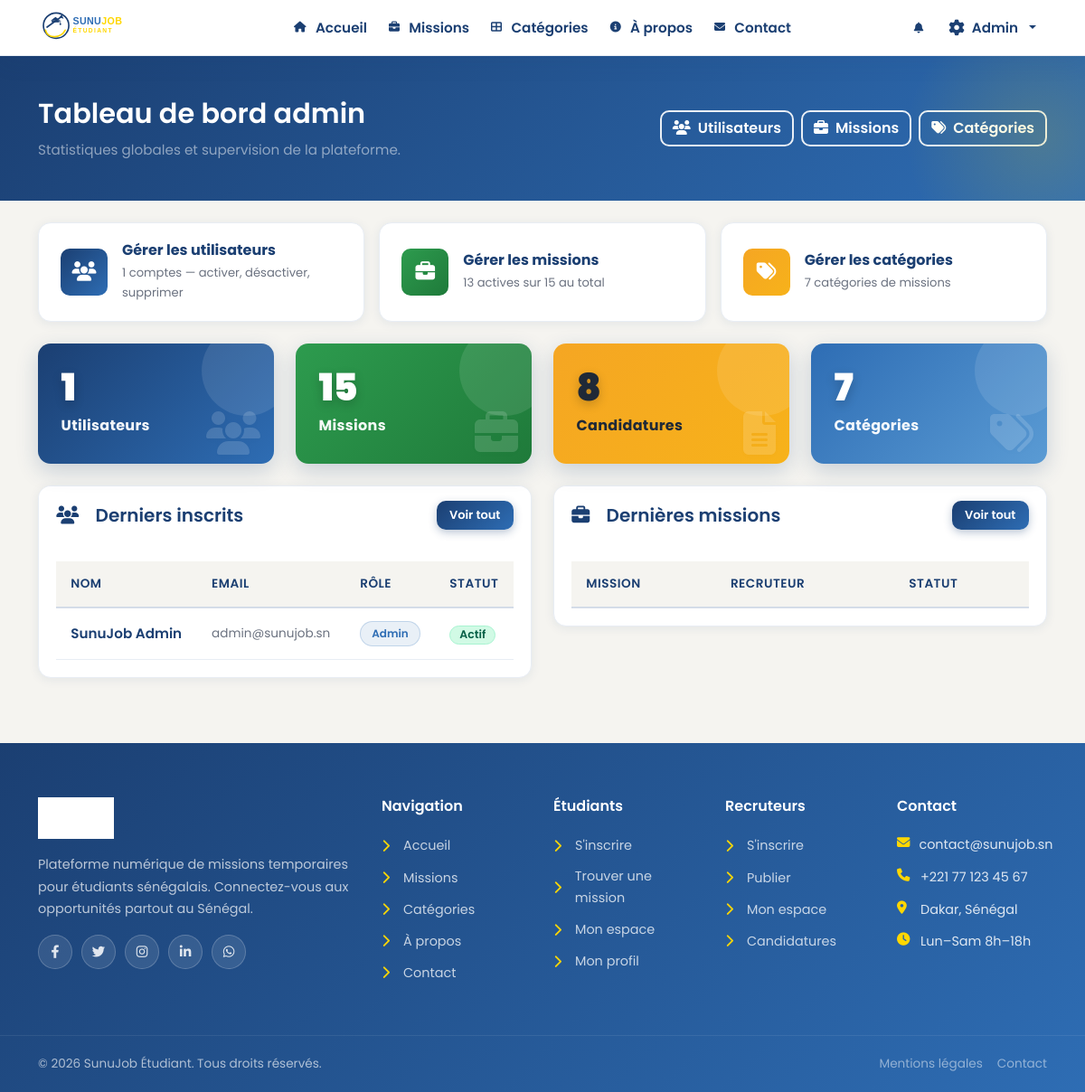
The page /pages/admin/dashboard.php (signed in) on the database its author committed.
### tables this page shows
CREATE TABLE utilisateurs (
    id INT AUTO_INCREMENT PRIMARY KEY,
    nom VARCHAR(100) NOT NULL,
    prenom VARCHAR(100) NOT NULL,
    email VARCHAR(150) NOT NULL UNIQUE,
    mot_de_passe VARCHAR(255) NOT NULL,
    telephone VARCHAR(20),
    role ENUM('etudiant', 'recruteur', 'admin') NOT NULL,
    photo VARCHAR(255),
    localisation VARCHAR(100),
    last_login DATETIME,
    email_verified TINYINT(1) DEFAULT 0,
    token_reset VARCHAR(255),
    statut ENUM('actif', 'inactif') DEFAULT 'actif',
    created_at TIMESTAMP DEFAULT CURRENT_TIMESTAMP,
    updated_at TIMESTAMP DEFAULT CURRENT_TIMESTAMP ON UPDATE CURRENT_TIMESTAMP
);

### pages/admin/dashboard.php (the view, shortened to what this page needs)
<?php
require_once $_SERVER['DOCUMENT_ROOT'] . '/includes/db.php';
$stats = [
    'total_users' => 0,
    'total_etudiants' => 0,
    'total_recruteurs' => 0,
    'total_missions' => 0,
    'missions_actives' => 0,
    'total_candidatures' => 0,
    'total_categories' => 0,
];
$result = $conn->query("SELECT COUNT(*) as total FROM utilisateurs");
$stats['total_users'] = $result ? (int)$result->fetch_assoc()['total'] : 0;
$result = $conn->query("SELECT COUNT(*) as total FROM utilisateurs WHERE role = 'etudiant'");
$stats['total_etudiants'] = $result ? (int)$result->fetch_assoc()['total'] : 0;
$result = $conn->query("SELECT COUNT(*) as total FROM utilisateurs WHERE role = 'recruteur'");
$stats['total_recruteurs'] = $result ? (int)$result->fetch_assoc()['total'] : 0;
$result = $conn->query("SELECT COUNT(*) as total FROM missions");
$stats['total_missions'] = $result ? (int)$result->fetch_assoc()['total'] : 0;
$result = $conn->query("SELECT COUNT(*) as total FROM missions WHERE statut = 'active'");
$stats['missions_actives'] = $result ? (int)$result->fetch_assoc()['total'] : 0;
$result = $conn->query("SELECT COUNT(*) as total FROM candidatures");
$stats['total_candidatures'] = $result ? (int)$result->fetch_assoc()['total'] : 0;
$result = $conn->query("SELECT COUNT(*) as total FROM categories");
$stats['total_categories'] = $result ? (int)$result->fetch_assoc()['total'] : 0;
$dernieresUsers = [];
$result = $conn->query("SELECT id, nom, prenom, email, role, statut, created_at FROM utilisateurs ORDER BY created_at DESC LIMIT 6");
if ($result) {
    $dernieresUsers = $result->fetch_all(MYSQLI_ASSOC);
}
require_once $_SERVER['DOCUMENT_ROOT'] . '/includes/header.php';
?>
<div class="page-header">
    <div class="container">
        <div class="d-flex justify-content-between align-items-center flex-wrap gap-3">
            <div>
                <h1>Tableau de bord admin</h1>
                <p class="mb-0 text-white-50">Statistiques globales et supervision de la plateforme.</p>
            </div>
            <div class="d-flex gap-2 flex-wrap">
                <a href="/pages/admin/users.php" class="btn btn-outline-header"><i class="fas fa-users me-2"></i>Utilisateurs</a>
                <a href="/pages/admin/missions.php" class="btn btn-outline-header"><i class="fas fa-briefcase me-2"></i>Missions</a>
                <a href="/pages/admin/categories.php" class="btn btn-outline-header"><i class="fas fa-tags me-2"></i>Catégories</a>
            </div>
        </div>
    </div>
</div>
<div class="container py-4">
    <div class="row g-3 mb-4">
        <div class="col-md-4">
            <a href="/pages/admin/users.php" class="admin-quick-card">
                <div class="icon-box" style="background: var(--gradient-primary);">
                    <i class="fas fa-users"></i>
                </div>
                <div>
                    <h6>Gérer les utilisateurs</h6>
                    <p><?= $stats['total_users'] ?> comptes — activer, désactiver, supprimer</p>
                </div>
            </a>
        </div>
        <div class="col-md-4">
            <a href="/pages/admin/missions.php" class="admin-quick-card">
                <div class="icon-box" style="background: var(--gradient-green);">
                    <i class="fas fa-briefcase"></i>
                </div>
                <div>
                    <h6>Gérer les missions</h6>
                    <p><?= $stats['missions_actives'] ?> actives sur <?= $stats['total_missions'] ?> au total</p>
                </div>
            </a>
        </div>
        <div class="col-md-4">
            <a href="/pages/admin/categories.php" class="admin-quick-card">
                <div class="icon-box" style="background: var(--gradient-orange);">
                    <i class="fas fa-tags"></i>
                </div>
                <div>
                    <h6>Gérer les catégories</h6>
                    <p><?= $stats['total_categories'] ?> catégories de missions</p>
                </div>
            </a>
        </div>
    </div>
    <div class="row g-4 mb-4">
        <div class="col-md-3 col-6">
            <div class="stat-card primary">
                <div class="d-flex justify-content-between align-items-start">
                    <div>
                        <div class="stat-value"><?= $stats['total_users'] ?></div>
                        <div class="stat-label">Utilisateurs</div>
                    </div>
                    <i class="fas fa-users stat-icon"></i>
                </div>
            </div>
        </div>
        <div class="col-md-3 col-6">
            <div class="stat-card success">
                <div class="d-flex justify-content-between align-items-start">
                    <div>
                        <div class="stat-value"><?= $stats['total_missions'] ?></div>
                        <div class="stat-label">Missions</div>
                    </div>
                    <i class="fas fa-briefcase stat-icon"></i>
                </div>
            </div>
        </div>
        <div class="col-md-3 col-6">
            <div class="stat-card warning">
                <div class="d-flex justify-content-between align-items-start">
                    <div>
                        <div class="stat-value"><?= $stats['total_candidatures'] ?></div>
                        <div class="stat-label">Candidatures</div>
                    </div>
                    <i class="fas fa-file-alt stat-icon"></i>
                </div>
            </div>
        </div>
        <div class="col-md-3 col-6">
            <div class="stat-card info">
                <div class="d-flex justify-content-between align-items-start">
                    <div>
                        <div class="stat-value"><?= $stats['total_categories'] ?></div>
                        <div class="stat-label">Catégories</div>
                    </div>
                    <i class="fas fa-tags stat-icon"></i>
                </div>
            </div>
        </div>
    </div>
    <div class="row g-4">
        <div class="col-lg-6">
            <div class="card-dashboard">
                <div class="card-header bg-white border-0 py-3 d-flex justify-content-between align-items-center">
                    <h5 class="mb-0" style="color: var(--color-primary);"><i class="fas fa-users me-2"></i>Derniers inscrits</h5>
                    <a href="/pages/admin/users.php" class="btn btn-sm btn-primary-custom">Voir tout</a>
                </div>
                <div class="card-body p-0">
                    <div class="table-responsive">
                        <table class="table table-hover mb-0">
                            <thead>
                                <tr>
                                    <th>Nom</th>
                                    <th>Email</th>
                                    <th>Rôle</th>
                                    <th>Statut</th>
                                </tr>
                            </thead>
                            <tbody>
                                <?php foreach ($dernieresUsers as $user): ?>
                                    <tr>
                                        <td class="fw-semibold" style="color: var(--color-text-dark);"><?= htmlspecialchars($user['prenom'] . ' ' . $user['nom']) ?></td>
                                        <td style="color: var(--color-text-muted); font-size: 0.85rem;"><?= htmlspecialchars($user['email']) ?></td>
                                        <td><span class="badge-categorie"><?= ucfirst($user['role']) ?></span></td>
                                        <td>
                                            <span class="badge badge-<?= $user['statut'] === 'actif' ? 'active' : 'fermee' ?>">
                                                <?= ucfirst($user['statut']) ?>
                                            </span>
                                        </td>
                                    </tr>
                                <?php endforeach; ?>
                            </tbody>
                        </table>
                    </div>
                </div>
            </div>
        </div>
        <div class="col-lg-6">
            <div class="card-dashboard">
                <div class="card-header bg-white border-0 py-3 d-flex justify-content-between align-items-center">
                    <h5 class="mb-0" style="color: var(--color-primary);"><i class="fas fa-briefcase me-2"></i>Dernières missions</h5>
                    <a href="/pages/admin/missions.php" class="btn btn-sm btn-primary-custom">Voir tout</a>
                </div>
                <div class="card-body p-0">
                    <div class="table-responsive">
                        <table class="table table-hover mb-0">
                            <thead>
                                <tr>
                                    <th>Mission</th>
                                    <th>Recruteur</th>
                                    <th>Statut</th>
                                </tr>
                            </thead>
                        </table>
                    </div>
                </div>
            </div>
        </div>
    </div>
</div>
<?php require_once $_SERVER['DOCUMENT_ROOT'] . '/includes/footer.php';

### assets/css/variables.css (style rules this page uses)
:root { --color-primary: #1B3F72; --color-primary-light: #2E6DB4; --color-accent-gold: #FFD700; --color-accent-green: #2D9B4E; --color-bg: #F5F4F0; --color-bg-alt: #FFFFFF; --color-white: #FFFFFF; --color-border: #D4DCE8; --color-border-light: #E8EDF4; --color-text-main: #1B3F72; --color-text-muted: #6B7280; --color-text-light: #E8E8E6; --gradient-primary: linear-gradient(135deg, #1B3F72 0%, #2E6DB4 100%); --gradient-primary-r: linear-gradient(135deg, #2E6DB4 0%, #1B3F72 100%); --gradient-hero: linear-gradient(135deg, #1B3F72 0%, #2E6DB4 100%); --gradient-gold: linear-gradient(135deg, #FFD700 0%, #E6C200 100%); --gradient-accent: linear-gradient(135deg, #2D9B4E 0%, #FFD700 100%); --gradient-green: linear-gradient(135deg, #2D9B4E 0%, #1F7A3A 100%); --gradient-navbar: linear-gradient(135deg, #2F3440 0%, #4B5563 100%); --shadow-sm: 0 2px 8px rgba(27, 63, 114, 0.08); --shadow-md: 0 4px 16px rgba(27, 63, 114, 0.12); --shadow-lg: 0 8px 32px rgba(27, 63, 114, 0.18); --shadow-card: 0 2px 12px rgba(27, 63, 114, 0.08); --shadow-hover: 0 12px 40px rgba(27, 63, 114, 0.22); --radius-sm: 6px; --radius-md: 10px; --radius-lg: 14px; --radius-xl: 20px; --radius-full: 9999px; --color-success: #2D9B4E; --color-warning: #F5A623; --color-accent-orange: #F5A623; --color-danger: #DC3545; --color-info: #2E6DB4; --gradient-orange: linear-gradient(135deg, #F5A623 0%, #F7B21A 100%); }

### rows shown on the page
utilisateurs: prenom+nom "SunuJob Admin", email "admin@sunujob.sn", role "Admin", statut "Actif"

### other values the page prints
$stats['total_users'] "1"
$stats['missions_actives'] "13"
$stats['total_missions'] "15"
$stats['total_categories'] "7"
$stats['total_candidatures'] "8"
